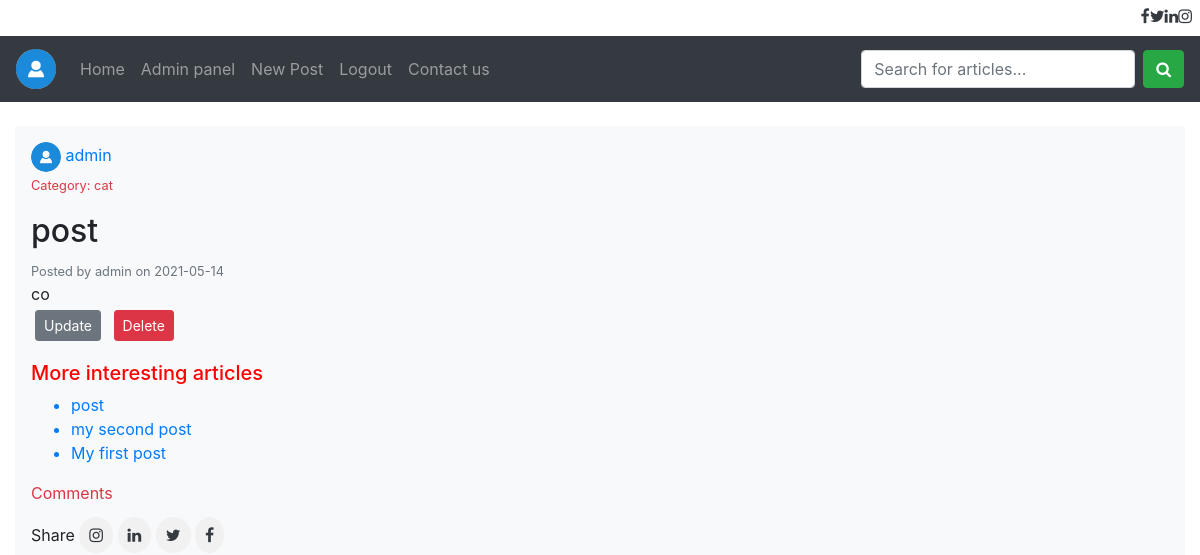
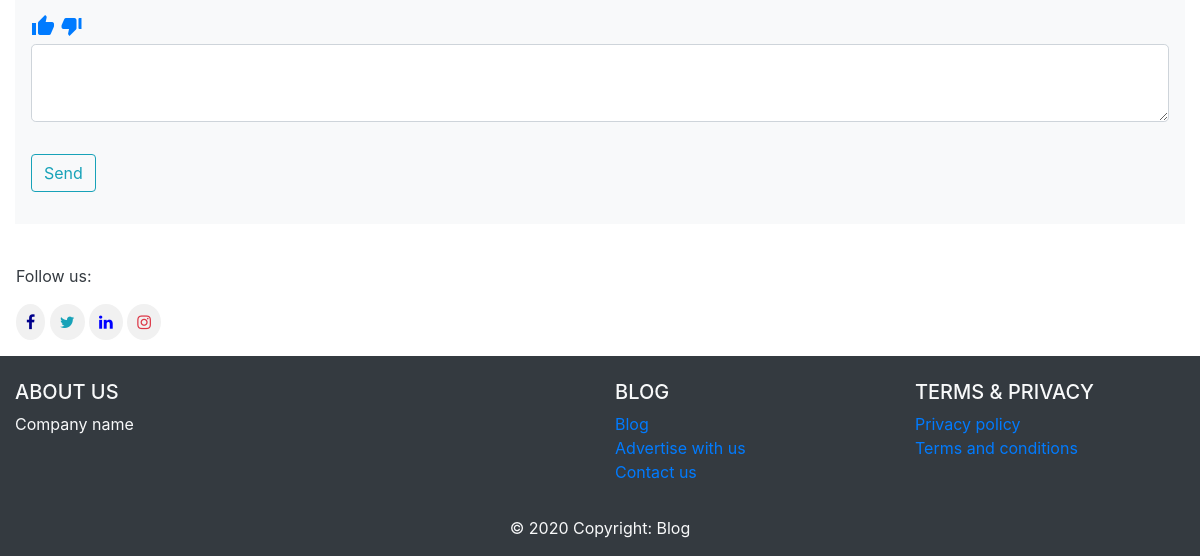
Page /post/3 (signed in) on the earlier database version (2 pictures, top to bottom).
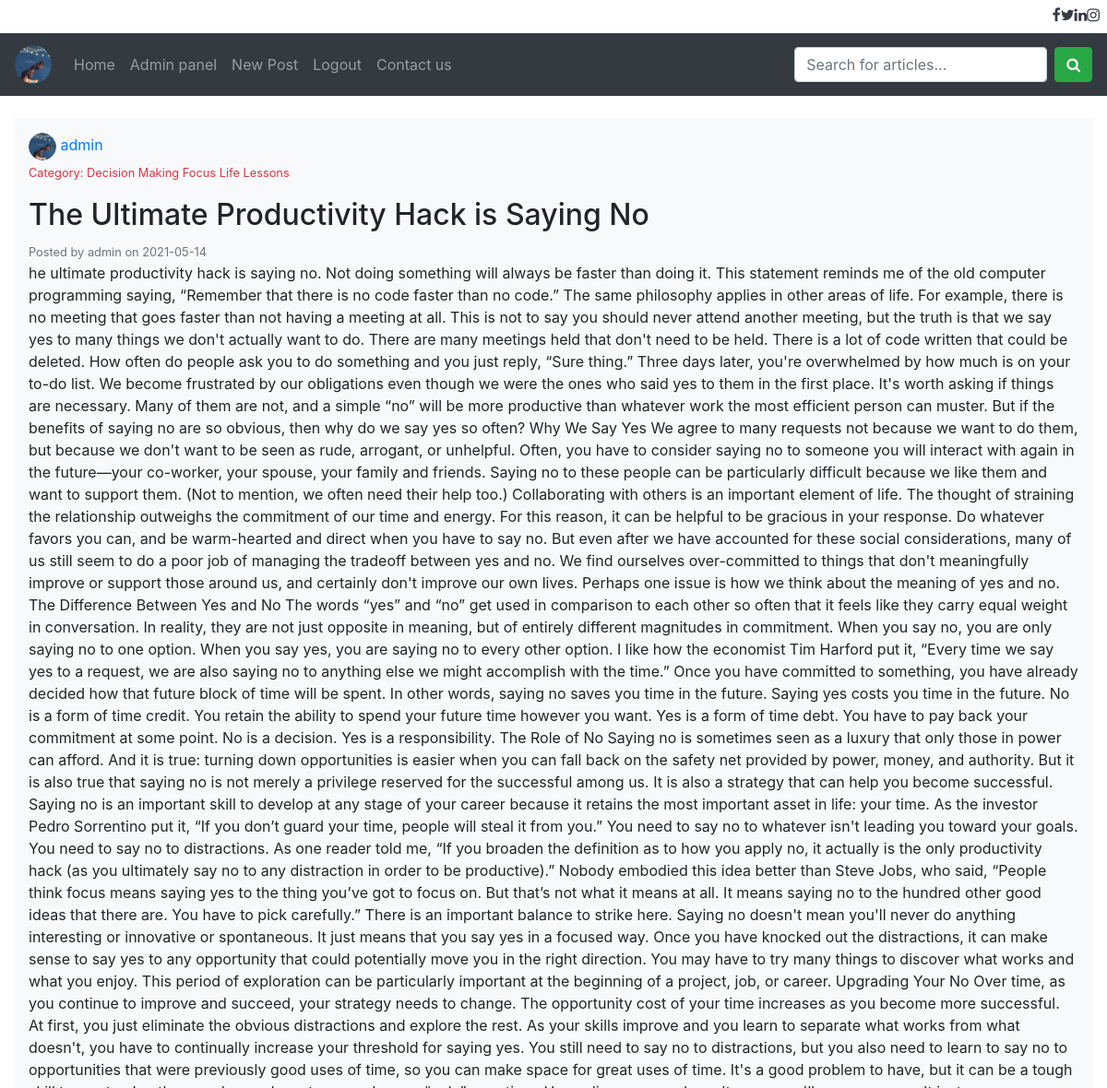
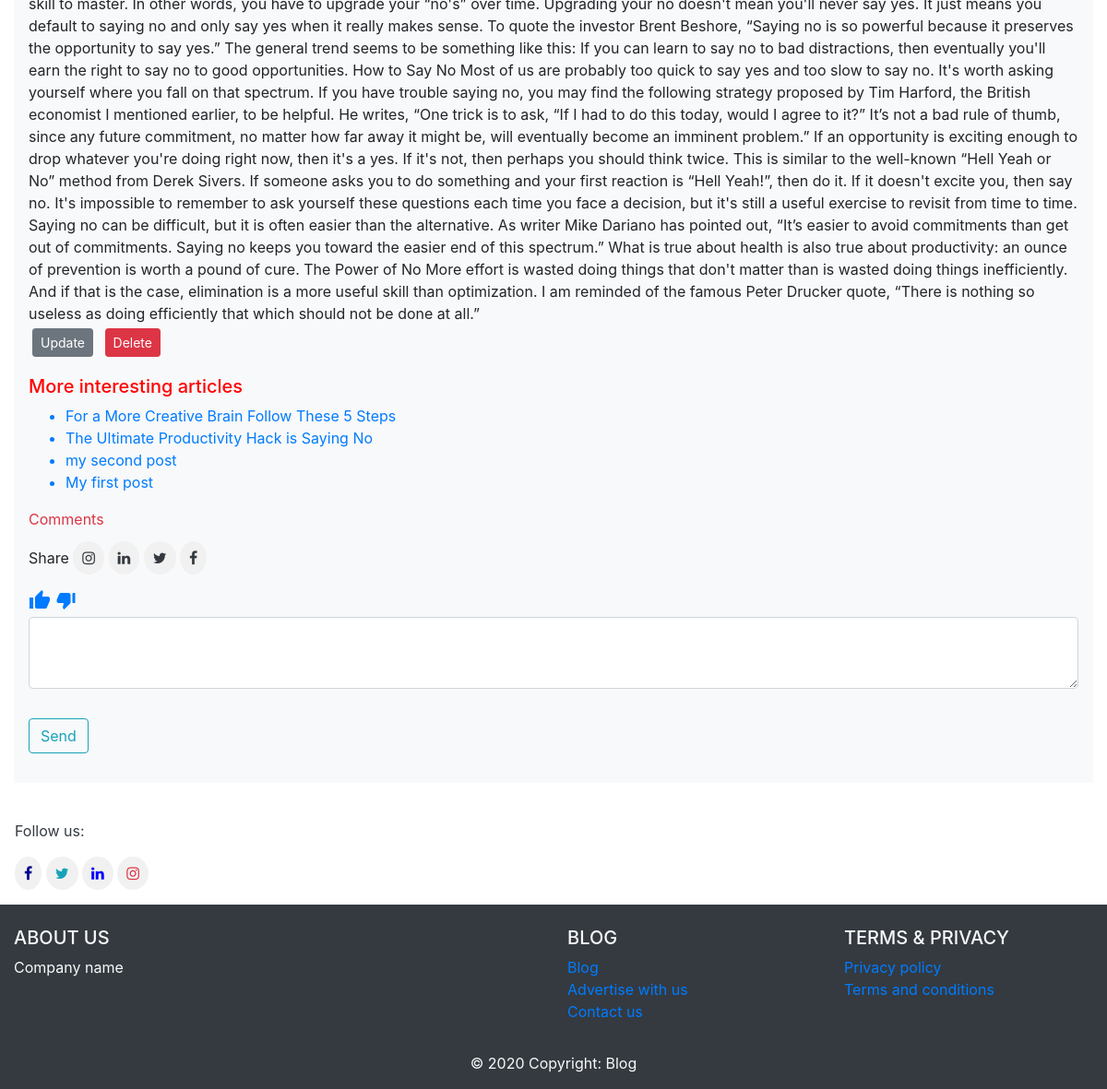
Same page on the later database version (2 pictures, top to bottom).
### app/models.py (models this page shows, shortened)
class Users(db.Model, UserMixin):
    id = db.Column(db.Integer,primary_key = True)
    username = db.Column(db.String(20), unique = True, nullable = False)
    email = db.Column(db.String(120), unique =True, nullable = False)
    profile_pic = db.Column(db.String(20), nullable = False, default = 'avatar.png')
    password = db.Column(db.String(100), nullable = False)
    admin = db.Column(db.Boolean, nullable = False, default = False)
    posts = db.relationship('Articles', backref = 'author', lazy = True)
    the_comments = db.relationship('Comments', backref='writer',lazy=True)
    post_author = db.Column(db.Boolean, nullable=False, default=False)

class Articles(db.Model):
    id = db.Column(db.Integer, primary_key = True)
    title = db.Column(db.String(100), nullable = False)
    category = db.Column(db.String(200), nullable = False)
    content = db.Column(db.Text, nullable = False)
    date_posted = db.Column(db.DateTime, nullable = False, default = datetime.utcnow)
    slug = db.Column(db.String(255))
    user_id = db.Column(db.Integer, db.ForeignKey('users.id'), nullable = False)
    imgs = db.relationship('Images',backref = 'article',lazy = True)
    userscomments = db.relationship('Comments', backref = 'its_article', lazy = True)

### app/routes.py (the view)
@app.route('/post/<int:id>', methods = ['GET', 'POST'])
def post(id):
    article = Articles.query.get_or_404(id)
    posts = Articles.query.order_by(Articles.date_posted.desc()).all()
    comments = article.userscomments
    form = CommentsForm()
    if form.validate_on_submit():
        comment = Comments(comment=form.comments.data,user_id=current_user.id,article_id=article.id)
        db.session.add(comment)
        db.session.commit()
        flash('Your have successfully added your comment!', 'success')
        return redirect(url_for('post',id = id))
    return render_template('post.html', title=article.title, article = article,form=form,posts=posts,comments=comments)

### app/forms.py
class CommentsForm(FlaskForm):
    comments = TextAreaField('Comments', validators=[DataRequired()])
    submit = SubmitField('Send')

### app/models.py (called while the page is built)
@login_manager.user_loader
def load_user(user_id):
    return Users.query.get(int(user_id))

### app/templates/post.html (shortened to what this page needs)
{% extends "layout.html" %}
{% block body %}
<div class="bg-light p-3">
    <a href="{{ url_for('user_posts',username=article.author.username) }}">
    <img style="border-radius: 50%;width: 30px;height: 30px;" src="{{ url_for('static',filename='imgs/profile_pics/' + article.author.profile_pic )}}">
    <span>{{ article.author.username }}</span>
    </a>
    <p><small class="text-danger">Category: {{ article.category }}</small></p>
    <h2>{{ article.title }}</h2>
    <small class="text-muted">Posted by {{ article.author.username }} on {{ article.date_posted.strftime('%Y-%m-%d') }}</small>
    <div>
        {{ article.content }}
    </div>
    {% if article.author == current_user %}
        <div>
            <a class="btn btn-secondary btn-sm m-1" href="{{ url_for('updatepost',id=article.id) }}">Update</a>
        <button type="button" class="btn btn-danger btn-sm m-1" data-toggle="modal" data-target="#myModal">
            Delete
          </button>
        </div>
    {% endif %}
    <div>
      <h5 style="color: red;">More interesting articles</h5>
      <ul>
      {% for post in posts %}
      <a href="{{ url_for('post',id=post.id) }}"><li>{{post.title}}</li></a>
      {% endfor %}
      </ul>
    </div>
    <form class="mt-3" action="" method="POST">
      <fieldset class="form-group">
      <div class="form-group">
        {{ form.comments.label(class="form-control-label text-danger") }}
        <div class="mb-3 mt-1">
          <span>Share</span>
          <a class="text-dark" href="#"><i style="border-radius: 50%;padding: 10px;background-color: #f1f1f1;" class="fa fa-instagram"></i></a>
          <a class="text-dark" href="#"><i style="border-radius: 50%;padding: 10px;background-color: #f1f1f1;" class="fa fa-linkedin"></i></a>
          <a class="text-dark" href="#"><i style="border-radius: 50%;padding: 10px;background-color: #f1f1f1;"  class="fa fa-twitter"></i></a>
          <a class="text-dark" href="#"><i style="border-radius: 50%;padding: 10px;background-color: #f1f1f1;" class="fa fa-facebook"></i></a>
        </div>
        <div>
          <div>
            <a href=""><span class="material-icons">
            </span></a>
            <a href=""><span class="material-icons">
            </span></a>
          </div>
        </div>
        {% if current_user.is_authenticated %}
        {% if form.comments.errors %}
        {{ form.comments(class="form-control form-control-lg is-invalid") }}
        <div class="invalid-feedback">
            {% for error in form.comments.errors %}
                <span>{{ error }}</span>
            {% endfor %}
        </div>
        {% else %}
            {{ form.comments(class="form-control form-control-lg") }}
        {% endif %}
        </div>
    </fieldset>
    <div class="form-group">
        {{ form.submit(class="btn btn-outline-info") }}
    </div>
    </form>
    {% else %}
      <p class="text-danger">You must login in order to post your comment.</p>
    {% endif %}
</div>
{% endblock %}

### app/templates/layout.html (shortened to what the changed rows need)
<!DOCTYPE html>
<html lang="en">
<head>
    <link rel="stylesheet" href="https://maxcdn.bootstrapcdn.com/bootstrap/4.5.2/css/bootstrap.min.css">
    <link rel="stylesheet" href="https://use.fontawesome.com/releases/v5.7.0/css/all.css">
    <link rel="stylesheet" href="https://cdnjs.cloudflare.com/ajax/libs/font-awesome/4.7.0/css/font-awesome.min.css">
</head>
<body>
<div>
        <nav class="navbar navbar-expand-lg navbar-dark bg-dark sticky-top">
          {% if current_user.is_authenticated %}
          <a class="navbar-brand" href="{{url_for('account')}}">
              <img style="width:40px;border-radius: 50%;" src="{{ url_for('static',filename='imgs/profile_pics/' + current_user.profile_pic )}}" alt="Account">
          </a>
          {% endif %}
        </nav>
    <div class="container-fluid">
      <br>
        {% block body %}{% endblock %}
    </div>
    <br>
</div>
</body>
</html>

Differences in the rows shown:
changed Users "admin": profile_pic: picture added in place of a placeholder
changed Articles: category "cat" → "Decision Making Focus Life Lessons"; title "post" → "The Ultimate Productivity Hack is Saying No"; content "co" → "he ultimate productivity hack is saying no. Not doing something will always be faster than doing it. This statement reminds me of the old computer programming saying, “Remember that there is no code faster than no code.” The same philosophy applies in other areas of life. For example, there is no meeting that goes faster than not having a meeting at all. This is not to say you should never attend another meeting, but the truth is that we say yes to many things we don't actually want to do. There are many meetings held that don't need to be held. There is a lot of code written that could be deleted. How often do people ask you to do something and you just reply, “Sure thing.” Three days…"
added Articles: title "For a More Creative Brain Follow These 5 Steps"
